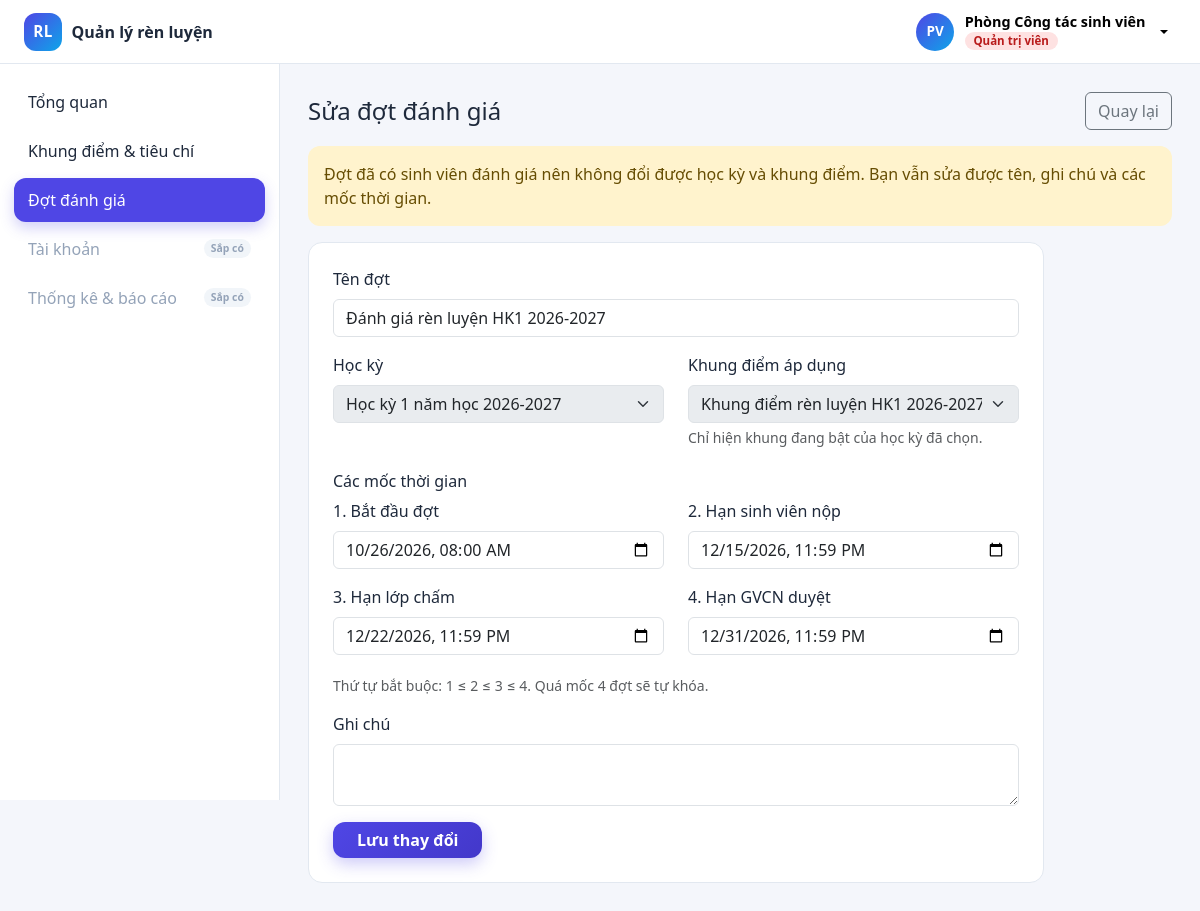
The page /period/edit/2 (signed in) on the database its author committed.
### tables this page shows
CREATE TABLE evaluation_periods (
    id             INT UNSIGNED NOT NULL AUTO_INCREMENT,
    name           VARCHAR(150) NOT NULL,
    semester_id    INT UNSIGNED NOT NULL,
    framework_id   INT UNSIGNED NOT NULL COMMENT 'Khung điểm áp dụng cho đợt này',
    start_at       DATETIME     NOT NULL COMMENT 'Mốc 1: bắt đầu đợt',
    student_end_at DATETIME     NOT NULL COMMENT 'Mốc 2: hạn sinh viên nộp',
    class_end_at   DATETIME     NOT NULL COMMENT 'Mốc 3: hạn lớp chấm',
    advisor_end_at DATETIME     NOT NULL COMMENT 'Mốc 4: hạn GVCN duyệt',
    status         ENUM('open','locked') NOT NULL DEFAULT 'open',
    locked_at      DATETIME     NULL,
    note           VARCHAR(500) NULL,
    created_by     INT UNSIGNED NULL,
    created_at     TIMESTAMP    NOT NULL DEFAULT CURRENT_TIMESTAMP,
    updated_at     TIMESTAMP    NOT NULL DEFAULT CURRENT_TIMESTAMP ON UPDATE CURRENT_TIMESTAMP,
    PRIMARY KEY (id),
    KEY idx_periods_semester (semester_id),
    KEY idx_periods_framework (framework_id),
    KEY idx_periods_status_end (status, advisor_end_at),
    CONSTRAINT fk_periods_semester FOREIGN KEY (semester_id) REFERENCES semesters (id)
        ON UPDATE CASCADE ON DELETE RESTRICT,
    CONSTRAINT fk_periods_framework FOREIGN KEY (framework_id) REFERENCES criteria_frameworks (id)
        ON UPDATE CASCADE ON DELETE RESTRICT,
    CONSTRAINT fk_periods_creator FOREIGN KEY (created_by) REFERENCES users (id)
        ON UPDATE CASCADE ON DELETE SET NULL
);

CREATE TABLE semesters (
    id            INT UNSIGNED     NOT NULL AUTO_INCREMENT,
    academic_year VARCHAR(9)       NOT NULL COMMENT 'Năm học, ví dụ 2026-2027',
    term          TINYINT UNSIGNED NOT NULL COMMENT 'Học kỳ: 1, 2, 3 (hè)',
    name          VARCHAR(100)     NOT NULL COMMENT 'Ví dụ: Học kỳ 1 năm học 2026-2027',
    start_date    DATE             NOT NULL,
    end_date      DATE             NOT NULL,
    is_current    TINYINT(1)       NOT NULL DEFAULT 0 COMMENT '1 = học kỳ hiện hành',
    created_at    TIMESTAMP        NOT NULL DEFAULT CURRENT_TIMESTAMP,
    PRIMARY KEY (id),
    UNIQUE KEY uq_semesters_year_term (academic_year, term)
);

CREATE TABLE criteria_frameworks (
    id                 INT UNSIGNED  NOT NULL AUTO_INCREMENT,
    semester_id        INT UNSIGNED  NOT NULL,
    name               VARCHAR(150)  NOT NULL,
    description        VARCHAR(500)  NULL,
    total_max_score    DECIMAL(5,2)  NOT NULL DEFAULT 100.00 COMMENT 'Tổng điểm tối đa của khung (thường 100)',
    is_active          TINYINT(1)    NOT NULL DEFAULT 0 COMMENT '1 = đang kích hoạt, 0 = vô hiệu hóa',
    created_by         INT UNSIGNED  NULL,
    created_at         TIMESTAMP     NOT NULL DEFAULT CURRENT_TIMESTAMP,
    updated_at         TIMESTAMP     NOT NULL DEFAULT CURRENT_TIMESTAMP ON UPDATE CURRENT_TIMESTAMP,
    PRIMARY KEY (id),
    KEY idx_frameworks_semester (semester_id),
    CONSTRAINT fk_frameworks_semester FOREIGN KEY (semester_id) REFERENCES semesters (id)
        ON UPDATE CASCADE ON DELETE RESTRICT,
    CONSTRAINT fk_frameworks_creator FOREIGN KEY (created_by) REFERENCES users (id)
        ON UPDATE CASCADE ON DELETE SET NULL
);

### helpers/view.php (called while the page is built, shortened)
<?php
function e($value)
{
    return htmlspecialchars((string) $value, ENT_QUOTES | ENT_SUBSTITUTE, 'UTF-8');
}
function base_path()
{
    $dir = rtrim(str_replace('\\', '/', dirname($_SERVER['SCRIPT_NAME'] ?? '')), '/');
    return $dir;
}
function url($path = '')
{
    return base_path() . '/' . ltrim($path, '/');
}
function render_view($__file, $__data = [], $bare = false)
{
    extract($__data, EXTR_SKIP);
    require BASE_PATH . '/views/layouts/header.php';
    require BASE_PATH . '/views/' . $__file . '.php';
    require BASE_PATH . '/views/layouts/footer.php';
}

### core/Controller.php (called while the page is built, shortened)
<?php
class Controller
{
    protected function render($file, $data = [], $bare = false)
    {
        render_view($file, $data, $bare);
    }
}

### controllers/PeriodController.php (called while the page is built, shortened)
<?php
class PeriodController extends Controller
{
    public function edit(int $id)
    {
        $this->form($this->findOr404($id));
    }
    private function findOr404($id)
    {
        $period = Period::find($id);
        return $period;
    }
    private function form($period)
    {
        $frameworks = Criteria::activeFrameworks();
        $this->render('admin/period-form', [
            'pageTitle'  => $period ? 'Sửa đợt đánh giá' : 'Tạo đợt đánh giá',
            'period'     => $period,
            'locked'     => $period && Period::hasEvaluations($period['id']),
            'semesters'  => Semester::listAll(),
            'frameworks' => $frameworks,
            'scripts'    => ['js/period.js'],
        ]);
    }
}

### core/Router.php (called while the page is built, shortened)
<?php
class Router
{
    public static function path()
    {
        return trim($_GET['url'] ?? '', '/');
    }
    public static function dispatch()
    {
        $path = self::path();
        $parts = explode('/', $path);
        $method = lcfirst(self::studly($parts[1] ?? 'index'));
        $args   = array_slice($parts, 2);
        foreach ($args as $i => $a) {
            if (ctype_digit($a)) {
                $args[$i] = (int) $a;
            }
        }
        $controller = new $class();
        $controller->$method(...$args);
    }
    private static function studly($s)
    {
        return str_replace(' ', '', ucwords(str_replace('-', ' ', $s)));
    }
}

### public/index.php (called while the page is built)
<?php
require __DIR__ . '/../core/bootstrap.php';
Router::dispatch();

### core/bootstrap.php (called while the page is built, shortened)
<?php
require BASE_PATH . '/helpers/view.php';
require BASE_PATH . '/helpers/format.php';
spl_autoload_register(function ($class) {
    foreach (['core', 'controllers', 'models'] as $dir) {
        $file = BASE_PATH . "/$dir/$class.php";
        if (is_file($file)) {
            return;
        }
    }
});

### config/database.php (called while the page is built)
<?php
return [
    'host' => '127.0.0.1',
    'port' => 3333,
    'name' => 'ql_ren_luyen',
    'user' => 'root',
    'pass' => '',
];

### core/Database.php (called while the page is built)
<?php
class Database
{
    private static $pdo = null;
    public static function pdo()
    {
        if (self::$pdo === null) {
            $c = require BASE_PATH . '/config/database.php';
            $dsn = "mysql:host={$c['host']};port={$c['port']};dbname={$c['name']};charset=utf8mb4";
            self::$pdo = new PDO($dsn, $c['user'], $c['pass'], [
                PDO::ATTR_ERRMODE            => PDO::ERRMODE_EXCEPTION,
                PDO::ATTR_DEFAULT_FETCH_MODE => PDO::FETCH_ASSOC,
                PDO::ATTR_EMULATE_PREPARES   => false,
            ]);
        }
        return self::$pdo;
    }
}

### core/Model.php (called while the page is built, shortened)
<?php
class Model
{
    protected static function all($sql, $params = [])
    {
        $st = Database::pdo()->prepare($sql);
        $st->execute($params);
        return $st->fetchAll();
    }
    protected static function one($sql, $params = [])
    {
        $st = Database::pdo()->prepare($sql);
        $st->execute($params);
        $row = $st->fetch();
        return $row ?: null;
    }
}

### models/Period.php (called while the page is built, shortened)
<?php
class Period extends Model
{
    public static function find($id)
    {
        return self::one(self::SELECT . ' WHERE p.id = ?', [$id]);
    }
}

### models/Semester.php (called while the page is built, shortened)
<?php
class Semester extends Model
{
    public static function listAll()
    {
        return self::all('SELECT * FROM semesters ORDER BY start_date DESC');
    }
}

### models/Criteria.php (called while the page is built, shortened)
<?php
class Criteria extends Model
{
    public static function activeFrameworks()
    {
        return self::all(
            'SELECT f.*, s.name AS semester_name FROM criteria_frameworks f
               JOIN semesters s ON s.id = f.semester_id WHERE f.is_active = 1 ORDER BY s.start_date DESC'
        );
    }
}

### helpers/format.php (called while the page is built, shortened)
<?php
function datetime_input($s)
{
    return $s ? date('Y-m-d\TH:i', strtotime($s)) : '';
}

### views/admin/period-form.php (the view, shortened to what this page needs)
<?php
$old = $_SESSION['old_period'] ?? [];
$edit = $period !== null;
$defaults = [
    'start_at'       => date('Y-m-d H:i:00'),
    'student_end_at' => date('Y-m-d 23:59:00', strtotime('+14 days')),
    'class_end_at'   => date('Y-m-d 23:59:00', strtotime('+21 days')),
    'advisor_end_at' => date('Y-m-d 23:59:00', strtotime('+28 days')),
];
$val = function ($key) use ($old, $period, $defaults) {
    return isset($old[$key]) && is_string($old[$key]) ? $old[$key] : (string) ($period[$key] ?? $defaults[$key] ?? '');
};
$selSemester = (int) ($old['semester_id'] ?? $period['semester_id'] ?? 0);
$selFramework = (int) ($old['framework_id'] ?? $period['framework_id'] ?? 0);
?>
<div class="d-flex justify-content-between align-items-center mb-3">
    <h1 class="h4 mb-0"><?= $edit ? 'Sửa đợt đánh giá' : 'Tạo đợt đánh giá' ?></h1>
    <a href="<?= e(url('period')) ?>" class="btn btn-outline-secondary">Quay lại</a>
</div>
<?php if ($locked): ?>
    <div class="alert alert-warning">Đợt đã có sinh viên đánh giá nên không đổi được học kỳ và khung điểm. Bạn vẫn sửa được tên, ghi chú và các mốc thời gian.</div>
<?php endif; ?>
<form method="post" id="periodForm" class="card-block p-4" style="max-width: 46rem"
      action="<?= e(url($edit ? 'period/update/' . $period['id'] : 'period/store')) ?>">
    <div class="mb-3">
        <label class="form-label" for="name">Tên đợt</label>
        <input type="text" class="form-control" id="name" name="name" maxlength="150" required
               value="<?= e($val('name')) ?>" placeholder="Đánh giá rèn luyện HK1 2026-2027">
    </div>
    <div class="row">
        <div class="col-6 mb-3">
            <label class="form-label" for="semester_id">Học kỳ</label>
            <select class="form-select" id="semester_id" name="semester_id" <?= $locked ? 'disabled' : 'required' ?>>
                <?php foreach ($semesters as $s): ?>
                    <option value="<?= (int) $s['id'] ?>" <?= $selSemester === (int) $s['id'] ? 'selected' : '' ?>><?= e($s['name']) ?></option>
                <?php endforeach; ?>
            </select>
        </div>
        <div class="col-6 mb-3">
            <label class="form-label" for="framework_id">Khung điểm áp dụng</label>
            <select class="form-select" id="framework_id" name="framework_id" <?= $locked ? 'disabled' : 'required' ?>>
                <?php foreach ($frameworks as $f): ?>
                    <option value="<?= (int) $f['id'] ?>" data-semester="<?= (int) $f['semester_id'] ?>"
                            <?= $selFramework === (int) $f['id'] ? 'selected' : '' ?>><?= e($f['name']) ?></option>
                <?php endforeach; ?>
            </select>
            <div class="form-text">Chỉ hiện khung đang bật của học kỳ đã chọn.</div>
        </div>
    </div>
    <h2 class="h6 mt-2">Các mốc thời gian</h2>
    <div class="row">
        <?php foreach (['start_at' => '1. Bắt đầu đợt', 'student_end_at' => '2. Hạn sinh viên nộp',
                        'class_end_at' => '3. Hạn lớp chấm', 'advisor_end_at' => '4. Hạn GVCN duyệt'] as $key => $label): ?>
            <div class="col-6 mb-3">
                <label class="form-label" for="<?= $key ?>"><?= e($label) ?></label>
                <input type="datetime-local" class="form-control" id="<?= $key ?>" name="<?= $key ?>" required
                       value="<?= e(datetime_input($val($key))) ?>">
            </div>
        <?php endforeach; ?>
    </div>
    <div class="form-text mb-3">Thứ tự bắt buộc: 1 ≤ 2 ≤ 3 ≤ 4. Quá mốc 4 đợt sẽ tự khóa.</div>
    <div class="mb-3">
        <label class="form-label" for="note">Ghi chú</label>
        <textarea class="form-control" id="note" name="note" rows="2" maxlength="500"><?= e($val('note')) ?></textarea>
    </div>
    <button type="submit" class="btn btn-brand px-4"><?= $edit ? 'Lưu thay đổi' : 'Tạo đợt' ?></button>
</form>

### public/css/style.css (style rules this page uses)
:root { --brand: #4f46e5; --brand-dark: #4338ca; --brand-soft: #eef2ff; --accent: #0ea5e9; --ink: #1e293b; --muted: #64748b; --line: #e2e8f0; --bg: #f4f6fb; --radius: 14px; --topbar-h: 64px; }
body { font-family: "Segoe UI", system-ui, -apple-system, Roboto, Arial, sans-serif; color: var(--ink); background: var(--bg); }
.btn-brand { background: linear-gradient(135deg, var(--brand), var(--brand-dark)); border: 0; color: #fff; font-weight: 600; border-radius: 12px; box-shadow: 0 6px 16px rgba(79, 70, 229, .28); transition: transform .15s ease, box-shadow .15s ease, filter .15s ease; }
.alert { border: 0; border-radius: 12px; }
.table-card, .card-block { background: #fff; border: 1px solid var(--line); border-radius: var(--radius); overflow: hidden; }

### rows shown on the page
evaluation_periods: name "Đánh giá rèn luyện HK1 2026-2027", semester_id "Học kỳ 1 năm học 2026-2027", framework_id "Khung điểm rèn luyện HK1 2026-2027", start_at "10/26/2026 08:00", student_end_at "12/15/2026 23:59", class_end_at "12/22/2026 23:59", advisor_end_at "12/31/2026 23:59"

### other values the page prints
initials($user['full_name']) "PV"
$user['full_name'] "Phòng Công tác sinh viên"
ROLE_LABELS[$user['role']] "Quản trị viên"
$label "Tổng quan"
$label "Khung điểm & tiêu chí"
$label "Đợt đánh giá"
$label "Tài khoản"
$label "Thống kê & báo cáo"
$label "1. Bắt đầu đợt"
$label "2. Hạn sinh viên nộp"
$label "3. Hạn lớp chấm"
$label "4. Hạn GVCN duyệt"
